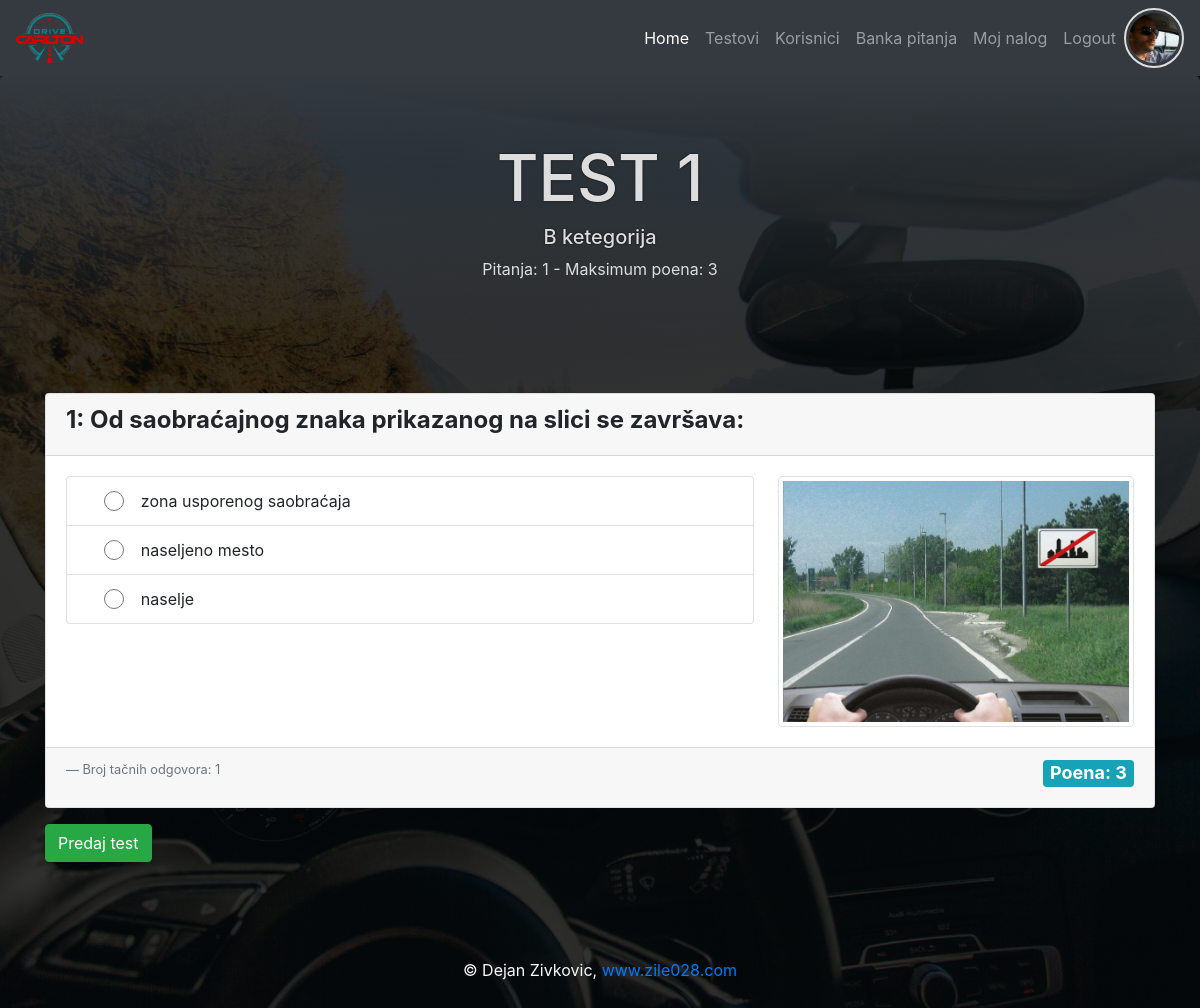
Page /test.php/all_users.php?id=1 (signed in) on the earlier database version.
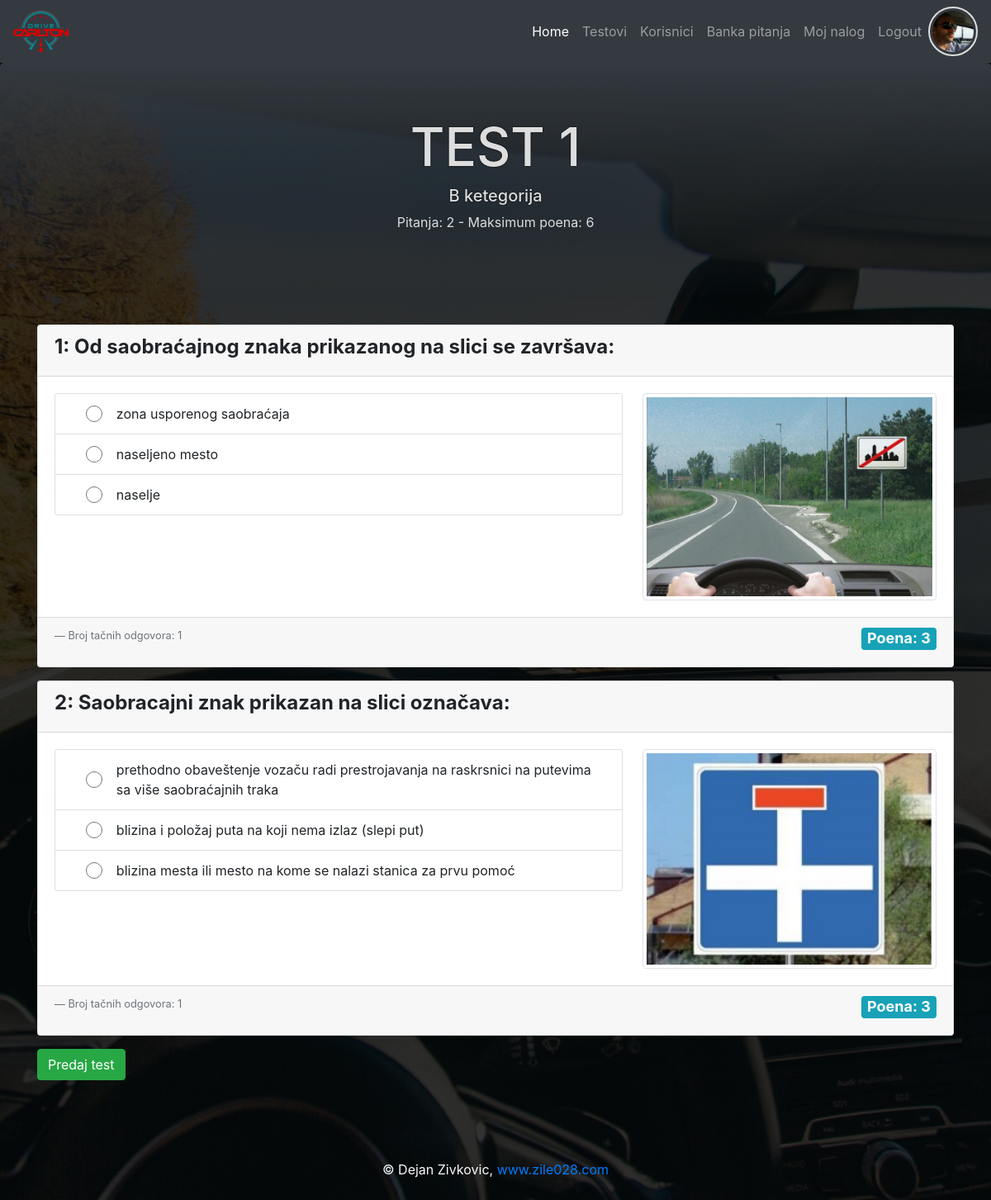
Same page on the later database version.
### tables this page shows
CREATE TABLE `users` (
  `id` int(11) NOT NULL,
  `first_name` varchar(50) NOT NULL,
  `last_name` varchar(50) NOT NULL,
  `date_birth` date NOT NULL,
  `email` varchar(50) NOT NULL,
  `password` varchar(60) NOT NULL,
  `created_at` timestamp NOT NULL DEFAULT CURRENT_TIMESTAMP,
  `last_login` timestamp NOT NULL DEFAULT CURRENT_TIMESTAMP,
  `profil_img` varchar(60) DEFAULT NULL,
  `role_id` int(11) DEFAULT NULL
);

CREATE TABLE `tests` (
  `id` int(11) NOT NULL,
  `test_name` varchar(150) NOT NULL,
  `category_id` int(11) NOT NULL
);

CREATE TABLE `test_category` (
  `id` int(11) NOT NULL,
  `category_name` varchar(50) NOT NULL,
  `icon` varchar(50) NOT NULL
);

CREATE TABLE `test_question` (
  `test_id` int(11) NOT NULL,
  `question_id` int(11) NOT NULL,
  `points` int(11) NOT NULL
);

CREATE TABLE `question` (
  `id` int(11) NOT NULL,
  `question` text NOT NULL,
  `atach` varchar(50) DEFAULT NULL,
  `answers` int(10) DEFAULT '1',
  `points` int(10) DEFAULT '1'
);

CREATE TABLE `solution` (
  `id` int(11) NOT NULL,
  `question_id` int(11) NOT NULL,
  `solution` varchar(255) NOT NULL,
  `corect` int(11) NOT NULL DEFAULT '0'
);

### core/init.php (called while the page is built, shortened)
<?php
require_once "classes/Conection.php";
require_once "classes/QueryBuilder.php";
require_once "classes/User.php";
require_once "classes/Tests.php";
$database = $conn_config["work_desktop"];
$User         = new User($database);
$Tests        = new Tests($database);

### core/classes/User.php (called while the page is built, shortened)
<?php
class User extends QueryBuilder
{
    public function isLoged()
    {
        if (isset($_SESSION["id"])) {
            return false;
        } else {
            return true;
        }
    }
}

### core/classes/QueryBuilder.php (called while the page is built, shortened)
<?php
class QueryBuilder extends Connection
{
    public function selectSingleJoin(array $table, String $join_on, $criteria)
    {
        $key = key($criteria);
        $sql = "SELECT
                {$table[0]}.*, {$table[0]}.id {$table[0]}_id, {$table[1]}.*
                FROM {$table[0]}
                JOIN {$table[1]}
                ON {$table[0]}.{$join_on} = {$table[1]}.id
                WHERE {$table[0]}.{$key} = :{$key}";
        $qry = $this->db->prepare($sql);
        $qry->execute($criteria);
        $result = $qry->fetch(PDO::FETCH_OBJ);
        return $result;
    }
}

### core/classes/Conection.php (called while the page is built, shortened)
<?php
class Connection
{
    public function __construct($database)
    {
        try {
            $this->db = new PDO("mysql:host={$database['host']};dbname={$database['dbname']}", $database["user"], $database["password"]);
        } catch (PDOException $err) {
            die("Doslo je do greske. Nije moguce konektovati se sa bazom - " . $err->getMessage());
        }
    }
}

### core/classes/Tests.php (called while the page is built, shortened)
<?php
class Tests extends QueryBuilder
{
    public function getTestQuestions($data)
    {
        $sql = "SELECT
                q.id,
                q.question,
                q.atach,
                q.answers,
                q.points,
                tq.test_id
                FROM test_question tq
                JOIN question q
                ON tq.question_id = q.id
                WHERE tq.test_id = :test_id";
        $qry = $this->db->prepare($sql);
        $qry->execute($data);
        $question = $qry->fetchAll(PDO::FETCH_ASSOC);
        $sql = "SELECT
                question_id,
                id,
                solution,
                corect
                FROM solution s
                ";
        $qry = $this->db->prepare($sql);
        $qry->execute();
        $qs       = [];
        $solution = $qry->fetchAll(PDO::FETCH_GROUP | PDO::FETCH_ASSOC);
        foreach ($question as $q) {
            if (isset($solution[$q["id"]])) {
                array_push($qs, ["question" => $q, "solution" => $solution[$q["id"]]]);
            } else {
                array_push($qs, ["question" => $q, "solution" => null]);
            }
        }
        return $qs;
    }
    public function testInfo($data)
    {
        $sql = "SELECT
                t.id,
                t.test_name,
                tc.category_name,
                COUNT(tq.test_id) number_questions,
                SUM(tq.points) max_points
                FROM tests t
                LEFT JOIN test_question tq ON t.id = tq.test_id
                JOIN test_category tc ON tc.id = t.category_id
                WHERE t.id = :id
                GROUP BY t.id
                ";
        $qry = $this->db->prepare($sql);
        $qry->execute($data);
        $result = $qry->fetch(PDO::FETCH_ASSOC);
        return $result;
    }
}

### view/test.view.php (the view, shortened to what this page needs)
<?php
require ROOT . "/include/top.php";
require ROOT . "/include/main_nav.php";
?>
<header class="jumbotron text-center">
    <h1><?php echo $test_info["test_name"]; ?></h1>
    <h5><?php echo $test_info["category_name"]; ?></h5>
    <p><?php echo "Pitanja: {$test_info["number_questions"]} - Maksimum poena: {$test_info["max_points"]}"; ?></p>
</header>
<section class="container">
    <article class="row no-gutters mt-4">
        <form class="col-12" method="POST" action="test.php?id=<?php echo $_GET["id"]; ?>">
            <?php $i=1; foreach($questions as $val): ?>
            <?php $q=$val["question"]; ?>
            <?php $s=$val["solution"]; ?>
            <div class="card mb-3">
                <div class="card-header">
                    <div>
                        <h4 class="font-weight-bold"><?php echo "{$i}: {$q["question"]}"; ?></h4>
                    </div>
                </div>
                <div class="card-body row no-gutters">
                    <div class="option col-md-8">
                        <?php if(isset($s) && count($s)>0): ?>
                        <ul class="list-group mr-md-4">
                            <?php foreach($s as $sol): ?>
                            <li class="list-group-item d-flex align-items-center">
                                <input class="form-control col-1"
                                    type="<?php echo ($q["answers"]==1) ? "radio" : "checkbox"; ?>"
                                    id="<?php echo "radio{$sol["id"]}"; ?>"
                                    name="<?php echo ($q["answers"]==1) ? "answer[{$q["id"]}]" : "answer[{$q["id"]}][{$sol["id"]}]" ; ?>"
                                    value="<?php echo ($q["answers"]==1) ? $sol["id"] : $sol["id"]; ; ?>">
                                <label class="flex-grow-1 mb-0"
                                    for="<?php echo "radio{$sol["id"]}"; ?>"><?php echo $sol["solution"]; ?></label>
                            </li>
                            <?php endforeach; ?>
                        </ul>
                        <?php endif; ?>
                    </div>
                    <?php if($q["atach"]): ?>
                    <div class="atach-img col-md-4">
                        <img class="p-1 border rounded" src="<?php echo ROOT_DIR . "/upload/" . $q["atach"] ; ?>"
                            alt="">
                    </div>
                    <?php endif; ?>
                </div>
                <div class="card-footer d-flex justify-content-between align-items-start">
                    <p class="blockquote-footer">Broj tačnih odgovora: <?php echo $q["answers"]; ?></p>
                    <div><span class="badge badge-info">Poena: <?php echo $q["points"]; ?></span></div>
                </div>
            </div>
            <?php $i++; endforeach; ?>
            <button class="btn btn-success" type="submit" name="finish_test">Predaj test</button>
        </form>
    </article>
</section>
<?php
require ROOT . "/include/bottom.php";
?>

### test.php (shortened to what this page needs)
<?php
require_once "core/init.php";
$user_info = $User->selectSingleJoin(
    ["users", "roles"],
    "role_id",
    ["id" => $_SESSION["id"]]
);
$test_info = $Tests->testInfo(["id" => $_GET["id"]]);
$questions =$Tests->getTestQuestions(["test_id"  => $_GET["id"]]);
if (isset($_GET["action"])) {
} else {
    require_once ROOT . "/view/test.view.php";
}

### include/top.php (shortened to what this page needs)
<!DOCTYPE html>
<html lang="en">
<head>
    <link rel="stylesheet" href="https://cdnjs.cloudflare.com/ajax/libs/font-awesome/5.15.3/css/all.min.css"
 />
    <link rel="stylesheet" href="https://cdn.jsdelivr.net/npm/bootstrap@4.6.0/dist/css/bootstrap.min.css"
>
    <link rel="stylesheet" href="<?php echo ROOT_DIR; ?>/css/style.css">
</head>
<body>

### include/main_nav.php (shortened to what this page needs)
<nav class="navbar navbar-expand-lg navbar-dark bg-dark">
    <a class="navbar-brand" href="<?php echo ROOT_DIR; ?>"><img class="img-fluid" src="asset/logo-sm.png" alt=""></a>
    <div class="collapse navbar-collapse" id="navbarNav">
        <ul class="navbar-nav ml-auto">
            <li class="nav-item active">
                <a class="nav-link" href="<?php echo ROOT_DIR; ?>">Home</a>
            </li>
            <li class="nav-item">
                <a class="nav-link" href="<?php echo ROOT_DIR; ?>/testovi.php">Testovi</a>
            </li>
            <?php if(!$User->isLoged() && $user_info->role=="admin"): ?>
            <li class="nav-item">
                <a class="nav-link" href="all_users.php">Korisnici</a>
            </li>
            <li class="nav-item">
                <a class="nav-link" href="question_bank.php">Banka pitanja</a>
            </li>
            <?php endif; ?>
            <?php if($User->isLoged()): ?>
            <li class="nav-item">
                <a class="nav-link" href="login_register.php">Login / Register</a>
            </li>
            <?php else: ?>
            <li class="nav-item">
                <a class="nav-link" href="user.php">Moj nalog</a>
            </li>
            <li class="nav-item">
                <a class="nav-link" href="logout.php">Logout</a>
            </li>
            <?php endif; ?>
        </ul>
        <?php if(!$User->isLoged()): ?>
        <div class="loged-profil">
            <img src="<?php echo ROOT_DIR . TARGET_DIR . ($user_info->profil_img ?:"../asset/logo-sm.png"); ?>" alt="">
        </div>
        <?php endif; ?>
    </div>
</nav>

### include/bottom.php (shortened to what this page needs)
<footer class="text-light mt-5">
    <section class="container py-5 text-center">
        <p class="m-0">&copy; Dejan Zivkovic, <a href="https://zile028.com">www.zile028.com</a></p>
    </section>
</footer>
</body>
</html>

### css/style.css (style rules this page uses)
* { margin: 0; padding: 0; box-sizing: border-box; }
body { background: linear-gradient(rgba(0, 0, 0, 0.8), rgba(0, 0, 0, 0.8)), url(../asset/bg.jpg); background-position: center top; background-size: cover; background-attachment: fixed; }
.jumbotron { background: linear-gradient(to bottom, rgba(52, 58, 64, 1), rgba(0, 0, 0, 0)); color: #ddd; }
h1 { text-transform: uppercase; font-size: 4rem; }
h1, h1 + * { text-shadow: 0 0 2px #000; }
.navbar-brand img, .loged-profil img { height: 50px; }
.atach-img img { height: auto; width: 100%; display: block; object-fit: cover; }
.loged-profil img { border: 2px solid #ddd; padding: 3px; border-radius: 50%; width: 60px; height: 60px; object-fit: cover; }
.option label, .option input { cursor: pointer; }
.option input[type="checkbox"], .option input[type="radio"] { height: 20px; }
.badge { font-size: 18px; }

Differences in the rows shown:
added test_question: question.question "Saobracajni znak prikazan na slici označava:", question.atach (picture), question.answers "1", question.points "3"
now on this page (row unchanged): solution: solution "prethodno obaveštenje vozaču radi prestrojavanja na raskrsnici na putevima sa više saobraćajnih traka", shown under "Saobracajni znak prikazan na slici označava:"
now on this page (row unchanged): question: answers "☐ prethodno obaveštenje vozaču r", answers "☐ blizina i položaj puta na koji", answers "☐ blizina mesta ili mesto na kom"
now on this page (row unchanged): solution: solution "blizina i položaj puta na koji nema izlaz (slepi put)", shown under "Saobracajni znak prikazan na slici označava:"
now on this page (row unchanged): solution: solution "blizina mesta ili mesto na kome se nalazi stanica za prvu pomoć", shown under "Saobracajni znak prikazan na slici označava:"
Other differences:
$test_info["number_questions"]: "1" → "2"
$test_info["max_points"]: "3" → "6"
